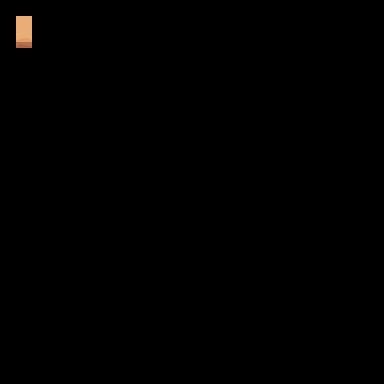

This is a level from a 2D game, rendered from its Tiled map with the project's own tilesets. A one-line summary and the complete map file follow:
An orthogonal 24x24 tile map with 16x16 px tiles, 3 tile layers (regions, input_walls, output_walls).

<map version="1.0" tiledversion="1.1.6" orientation="orthogonal" renderorder="right-down" width="24" height="24" tilewidth="16" tileheight="16" infinite="0" nextobjectid="1">
 <tileset firstgid="1" source="new_desert.tsx" />
 <layer name="regions" width="24" height="24">
  <data encoding="csv">
0,0,0,0,0,0,0,0,0,0,0,0,0,0,0,0,0,0,0,0,0,0,0,0,
0,1,0,0,0,0,0,0,0,0,0,0,0,0,0,0,0,0,0,0,0,0,0,0,
0,1,0,0,0,0,0,0,0,0,0,0,0,0,0,0,0,0,0,0,0,0,0,0,
0,0,0,0,0,0,0,0,0,0,0,0,0,0,0,0,0,0,0,0,0,0,0,0,
0,0,0,0,0,0,0,0,0,0,0,0,0,0,0,0,0,0,0,0,0,0,0,0,
0,0,0,0,0,0,0,0,0,0,0,0,0,0,0,0,0,0,0,0,0,0,0,0,
0,0,0,0,0,0,0,0,0,0,0,0,0,0,0,0,0,0,0,0,0,0,0,0,
0,0,0,0,0,0,0,0,0,0,0,0,0,0,0,0,0,0,0,0,0,0,0,0,
0,0,0,0,0,0,0,0,0,0,0,0,0,0,0,0,0,0,0,0,0,0,0,0,
0,0,0,0,0,0,0,0,0,0,0,0,0,0,0,0,0,0,0,0,0,0,0,0,
0,0,0,0,0,0,0,0,0,0,0,0,0,0,0,0,0,0,0,0,0,0,0,0,
0,0,0,0,0,0,0,0,0,0,0,0,0,0,0,0,0,0,0,0,0,0,0,0,
0,0,0,0,0,0,0,0,0,0,0,0,0,0,0,0,0,0,0,0,0,0,0,0,
0,0,0,0,0,0,0,0,0,0,0,0,0,0,0,0,0,0,0,0,0,0,0,0,
0,0,0,0,0,0,0,0,0,0,0,0,0,0,0,0,0,0,0,0,0,0,0,0,
0,0,0,0,0,0,0,0,0,0,0,0,0,0,0,0,0,0,0,0,0,0,0,0,
0,0,0,0,0,0,0,0,0,0,0,0,0,0,0,0,0,0,0,0,0,0,0,0,
0,0,0,0,0,0,0,0,0,0,0,0,0,0,0,0,0,0,0,0,0,0,0,0,
0,0,0,0,0,0,0,0,0,0,0,0,0,0,0,0,0,0,0,0,0,0,0,0,
0,0,0,0,0,0,0,0,0,0,0,0,0,0,0,0,0,0,0,0,0,0,0,0,
0,0,0,0,0,0,0,0,0,0,0,0,0,0,0,0,0,0,0,0,0,0,0,0,
0,0,0,0,0,0,0,0,0,0,0,0,0,0,0,0,0,0,0,0,0,0,0,0,
0,0,0,0,0,0,0,0,0,0,0,0,0,0,0,0,0,0,0,0,0,0,0,0,
0,0,0,0,0,0,0,0,0,0,0,0,0,0,0,0,0,0,0,0,0,0,0,0
</data>
 </layer>
 <layer name="input_walls" width="24" height="24">
  <data encoding="csv">
0,0,0,0,0,0,0,0,0,0,0,0,0,0,0,0,0,0,0,0,0,0,0,0,
0,17,0,0,0,0,0,0,0,0,0,0,0,0,0,0,0,0,0,0,0,0,0,0,
0,0,0,0,0,0,0,0,0,0,0,0,0,0,0,0,0,0,0,0,0,0,0,0,
0,0,0,0,0,0,0,0,0,0,0,0,0,0,0,0,0,0,0,0,0,0,0,0,
0,0,0,0,0,0,0,0,0,0,0,0,0,0,0,0,0,0,0,0,0,0,0,0,
0,0,0,0,0,0,0,0,0,0,0,0,0,0,0,0,0,0,0,0,0,0,0,0,
0,0,0,0,0,0,0,0,0,0,0,0,0,0,0,0,0,0,0,0,0,0,0,0,
0,0,0,0,0,0,0,0,0,0,0,0,0,0,0,0,0,0,0,0,0,0,0,0,
0,0,0,0,0,0,0,0,0,0,0,0,0,0,0,0,0,0,0,0,0,0,0,0,
0,0,0,0,0,0,0,0,0,0,0,0,0,0,0,0,0,0,0,0,0,0,0,0,
0,0,0,0,0,0,0,0,0,0,0,0,0,0,0,0,0,0,0,0,0,0,0,0,
0,0,0,0,0,0,0,0,0,0,0,0,0,0,0,0,0,0,0,0,0,0,0,0,
0,0,0,0,0,0,0,0,0,0,0,0,0,0,0,0,0,0,0,0,0,0,0,0,
0,0,0,0,0,0,0,0,0,0,0,0,0,0,0,0,0,0,0,0,0,0,0,0,
0,0,0,0,0,0,0,0,0,0,0,0,0,0,0,0,0,0,0,0,0,0,0,0,
0,0,0,0,0,0,0,0,0,0,0,0,0,0,0,0,0,0,0,0,0,0,0,0,
0,0,0,0,0,0,0,0,0,0,0,0,0,0,0,0,0,0,0,0,0,0,0,0,
0,0,0,0,0,0,0,0,0,0,0,0,0,0,0,0,0,0,0,0,0,0,0,0,
0,0,0,0,0,0,0,0,0,0,0,0,0,0,0,0,0,0,0,0,0,0,0,0,
0,0,0,0,0,0,0,0,0,0,0,0,0,0,0,0,0,0,0,0,0,0,0,0,
0,0,0,0,0,0,0,0,0,0,0,0,0,0,0,0,0,0,0,0,0,0,0,0,
0,0,0,0,0,0,0,0,0,0,0,0,0,0,0,0,0,0,0,0,0,0,0,0,
0,0,0,0,0,0,0,0,0,0,0,0,0,0,0,0,0,0,0,0,0,0,0,0,
0,0,0,0,0,0,0,0,0,0,0,0,0,0,0,0,0,0,0,0,0,0,0,0
</data>
 </layer>
 <layer name="output_walls" width="24" height="24">
  <data encoding="csv">
0,0,0,0,0,0,0,0,0,0,0,0,0,0,0,0,0,0,0,0,0,0,0,0,
0,0,0,0,0,0,0,0,0,0,0,0,0,0,0,0,0,0,0,0,0,0,0,0,
0,9,0,0,0,0,0,0,0,0,0,0,0,0,0,0,0,0,0,0,0,0,0,0,
0,0,0,0,0,0,0,0,0,0,0,0,0,0,0,0,0,0,0,0,0,0,0,0,
0,0,0,0,0,0,0,0,0,0,0,0,0,0,0,0,0,0,0,0,0,0,0,0,
0,0,0,0,0,0,0,0,0,0,0,0,0,0,0,0,0,0,0,0,0,0,0,0,
0,0,0,0,0,0,0,0,0,0,0,0,0,0,0,0,0,0,0,0,0,0,0,0,
0,0,0,0,0,0,0,0,0,0,0,0,0,0,0,0,0,0,0,0,0,0,0,0,
0,0,0,0,0,0,0,0,0,0,0,0,0,0,0,0,0,0,0,0,0,0,0,0,
0,0,0,0,0,0,0,0,0,0,0,0,0,0,0,0,0,0,0,0,0,0,0,0,
0,0,0,0,0,0,0,0,0,0,0,0,0,0,0,0,0,0,0,0,0,0,0,0,
0,0,0,0,0,0,0,0,0,0,0,0,0,0,0,0,0,0,0,0,0,0,0,0,
0,0,0,0,0,0,0,0,0,0,0,0,0,0,0,0,0,0,0,0,0,0,0,0,
0,0,0,0,0,0,0,0,0,0,0,0,0,0,0,0,0,0,0,0,0,0,0,0,
0,0,0,0,0,0,0,0,0,0,0,0,0,0,0,0,0,0,0,0,0,0,0,0,
0,0,0,0,0,0,0,0,0,0,0,0,0,0,0,0,0,0,0,0,0,0,0,0,
0,0,0,0,0,0,0,0,0,0,0,0,0,0,0,0,0,0,0,0,0,0,0,0,
0,0,0,0,0,0,0,0,0,0,0,0,0,0,0,0,0,0,0,0,0,0,0,0,
0,0,0,0,0,0,0,0,0,0,0,0,0,0,0,0,0,0,0,0,0,0,0,0,
0,0,0,0,0,0,0,0,0,0,0,0,0,0,0,0,0,0,0,0,0,0,0,0,
0,0,0,0,0,0,0,0,0,0,0,0,0,0,0,0,0,0,0,0,0,0,0,0,
0,0,0,0,0,0,0,0,0,0,0,0,0,0,0,0,0,0,0,0,0,0,0,0,
0,0,0,0,0,0,0,0,0,0,0,0,0,0,0,0,0,0,0,0,0,0,0,0,
0,0,0,0,0,0,0,0,0,0,0,0,0,0,0,0,0,0,0,0,0,0,0,0
</data>
 </layer>
</map>
